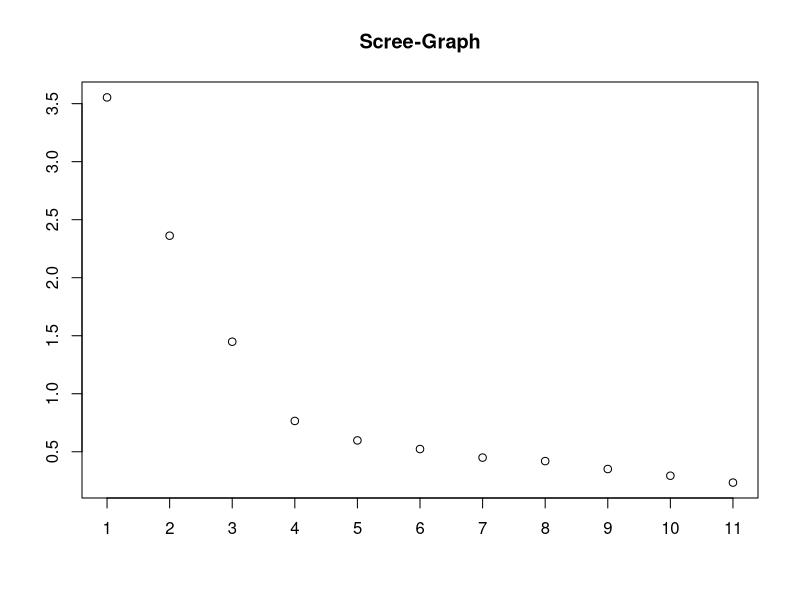
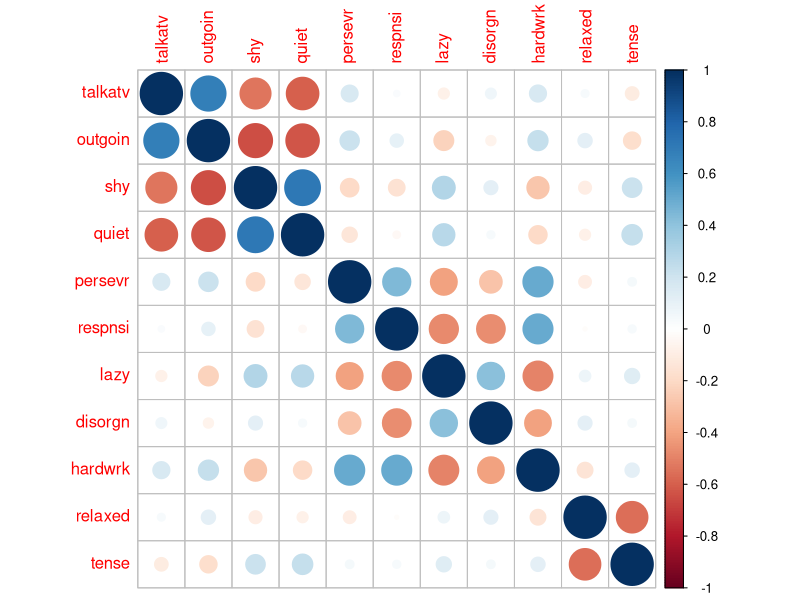
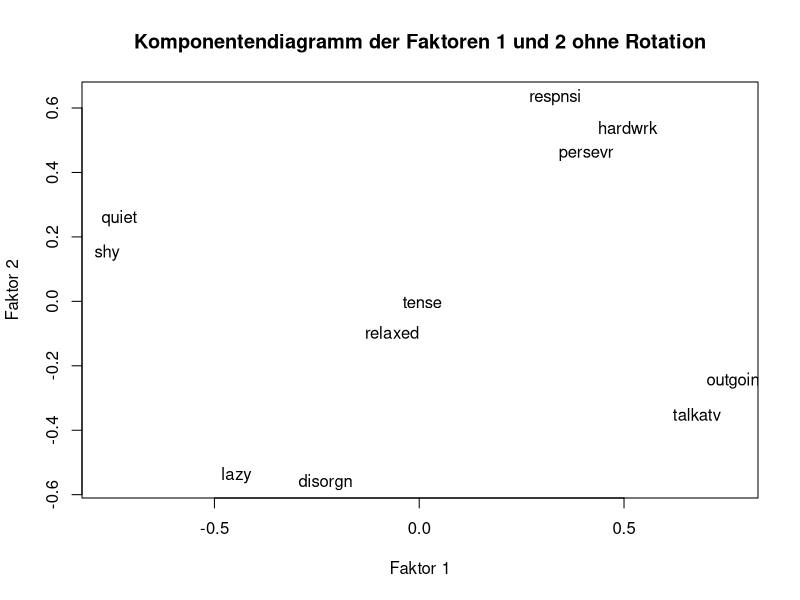
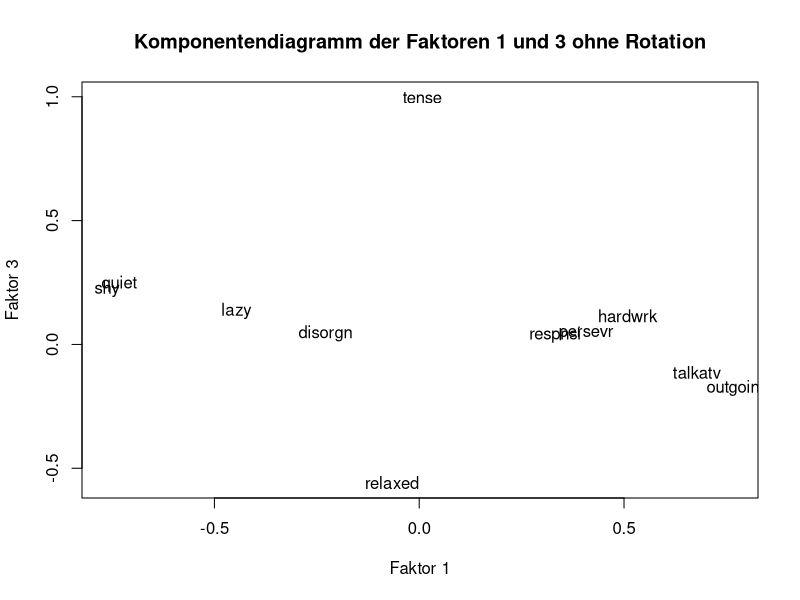
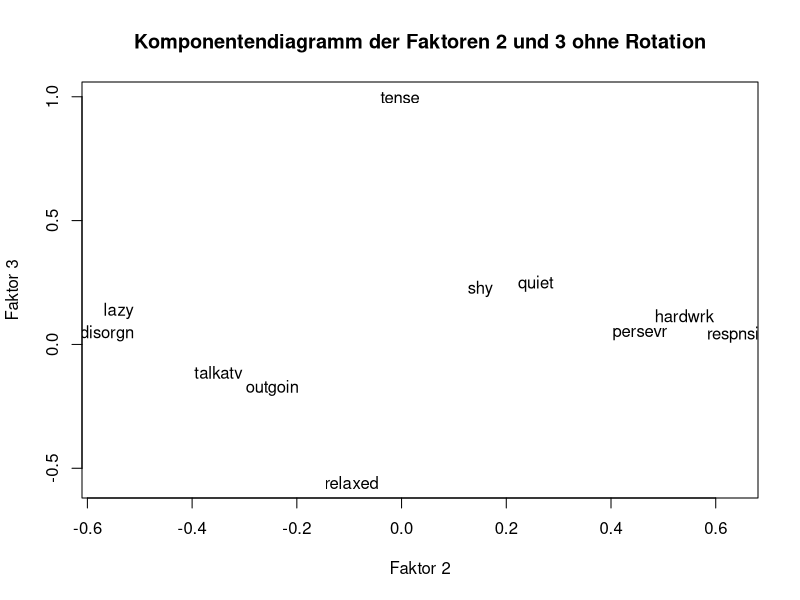
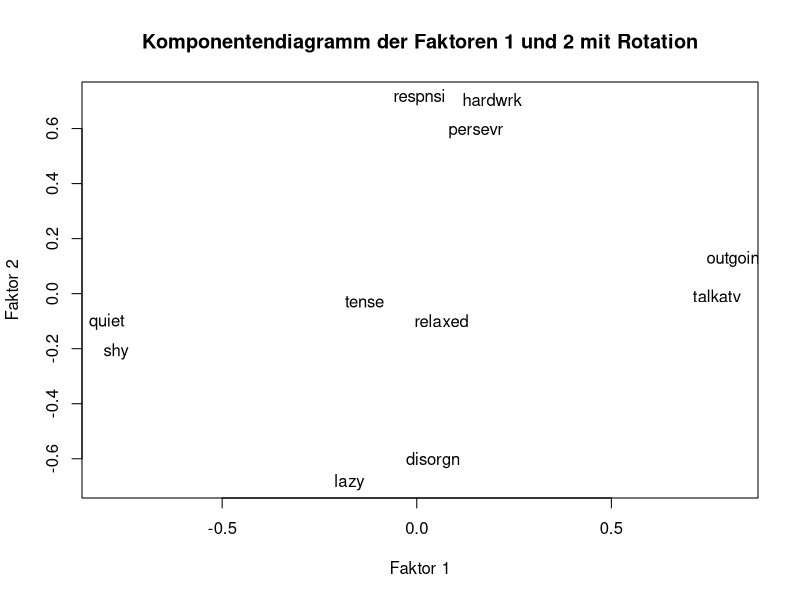
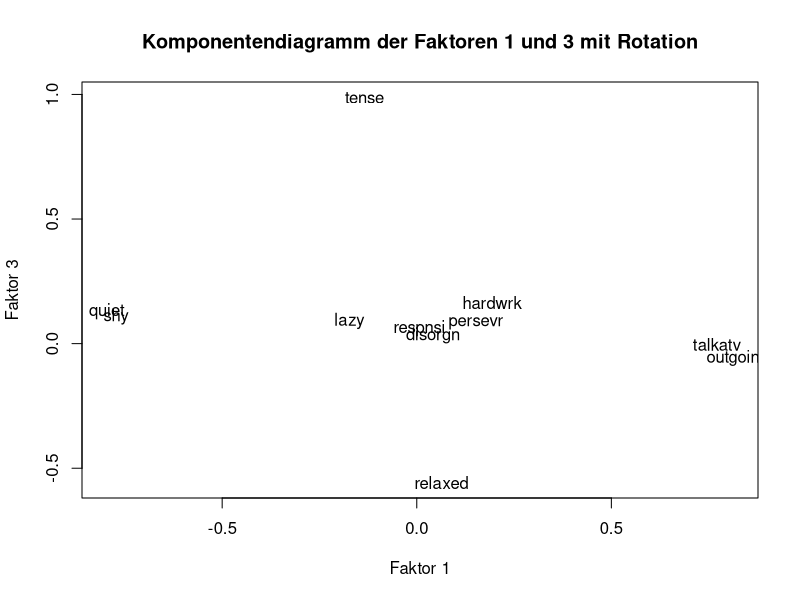
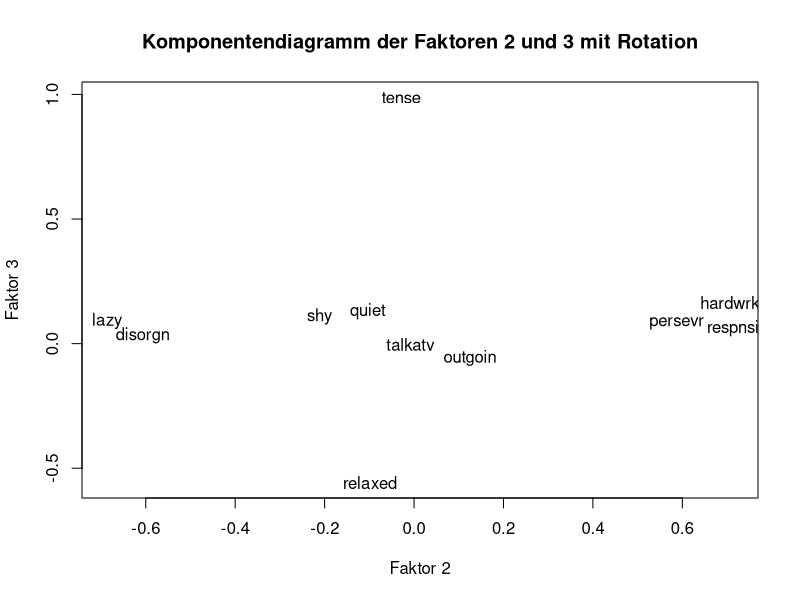

Write the R code that produced these figures, in order.
## ---- chunk 1
library(corrplot)
## ---- chunk 2
data <- read.table('psych_results.txt', skip=14, header = TRUE)
data <- scale(data)
correlation_matrix <- cor(data)
## ---- chunk 3
(eigen_values <- eigen(correlation_matrix)$values)
## ---- chunk 4
plot(eigen_values, main = 'Scree-Graph', xlab = '', ylab = '', xaxt = 'n')
axis(1, at = 1:length(eigen_values))
## ---- chunk 5
corrplot(correlation_matrix)
## ---- chunk 6
factor_model <- factanal(data, 3, covmat=correlation_matrix, rotation = 'none')
## ---- chunk 7
plot(factor_model$loadings[, 1], factor_model$loadings[, 2], type = 'n', xlab = 'Faktor 1',
     ylab = 'Faktor 2', main = 'Komponentendiagramm der Faktoren 1 und 2 ohne Rotation')
text(factor_model$loadings[, 1], factor_model$loadings[, 2], labels = colnames(data))

plot(factor_model$loadings[, 1], factor_model$loadings[, 3], type = 'n', xlab = 'Faktor 1',
     ylab = 'Faktor 3', main = 'Komponentendiagramm der Faktoren 1 und 3 ohne Rotation')
text(factor_model$loadings[, 1], factor_model$loadings[, 3], labels = colnames(data))

plot(factor_model$loadings[, 2], factor_model$loadings[, 3], type = 'n', xlab = 'Faktor 2',
     ylab = 'Faktor 3', main = 'Komponentendiagramm der Faktoren 2 und 3 ohne Rotation')
text(factor_model$loadings[, 2], factor_model$loadings[, 3], labels = colnames(data))
## ---- chunk 8
factor_model <- factanal(data, 3, covmat=correlation_matrix, rotation = 'varimax')
## ---- chunk 9
plot(factor_model$loadings[, 1], factor_model$loadings[, 2], type = 'n', xlab = 'Faktor 1',
     ylab = 'Faktor 2', main = 'Komponentendiagramm der Faktoren 1 und 2 mit Rotation')
text(factor_model$loadings[, 1], factor_model$loadings[, 2], labels = colnames(data))

plot(factor_model$loadings[, 1], factor_model$loadings[, 3], type = 'n', xlab = 'Faktor 1',
     ylab = 'Faktor 3', main = 'Komponentendiagramm der Faktoren 1 und 3 mit Rotation')
text(factor_model$loadings[, 1], factor_model$loadings[, 3], labels = colnames(data))

plot(factor_model$loadings[, 2], factor_model$loadings[, 3], type = 'n', xlab = 'Faktor 2',
     ylab = 'Faktor 3', main = 'Komponentendiagramm der Faktoren 2 und 3 mit Rotation')
text(factor_model$loadings[, 2], factor_model$loadings[, 3], labels = colnames(data))
## ---- chunk 10
L <- factor_model$loadings
V <- diag(diag(correlation_matrix - L %*% t(L)))
difference <- correlation_matrix - (L %*% t(L) + V)
corrplot(difference)
